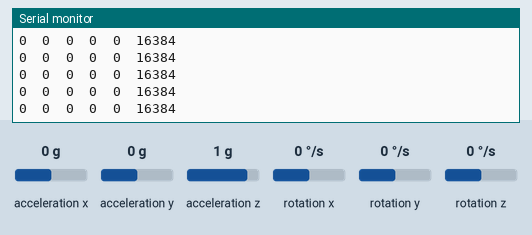
A sketch run on a simulated Arduino Uno, built with avr-gcc and run on an emulated ATmega328P. Shown: the last lines printed to the serial monitor. The test bench sets the inputs (shaded band); at power-on: acceleration z 1 g, acceleration x 0 g, acceleration y 0 g, rotation x 0 °/s, rotation y 0 °/s, rotation z 0 °/s.

Above: at 1.2 s.
1.3 s: acceleration z set to -1.4 g
At 2.3 s:
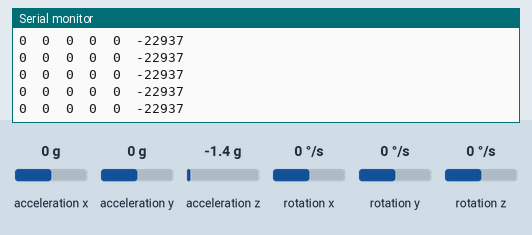
4.3 s: acceleration x set to -1.4 g
At 5.1 s:
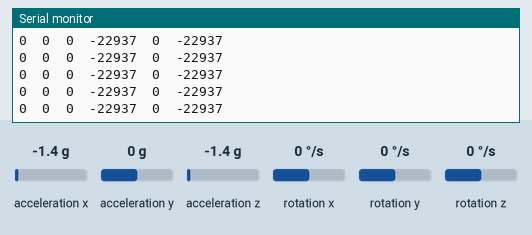
7.3 s: acceleration y set to 0.8 g
At 7.9 s:
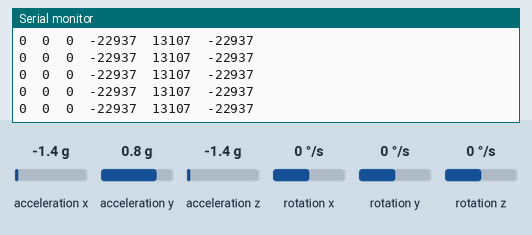
10.3 s: rotation x set to -192 °/s
At 11.0 s:
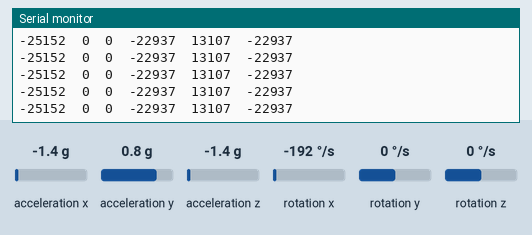

The sketch:

Calibrador.ino
```cpp
/// Incluye las librerias Wire usada en I2Cdev, I2Cdev usada en MPU6050 y la libreria MPU6050
#include "Wire.h"
#include "I2Cdev.h"
#include "MPU6050.h"

/// inicializamos el objeto
MPU6050 accelgyro;

/// Incializamos las variables
int16_t ax, ay, az; // variables acelerometro
int16_t gx, gy, gz; // variables giroscopo

// ================================================================
// ===                         SETUP                            ===
// ================================================================

void setup() {
    Wire.begin(); ///< Inicializamos la comunicacion I2C
    Serial.begin(57600); ///< Inicializamos la comunicacion Serie

    /// Inicializamos el sensor y lo imprimimos
    accelgyro.initialize();
    Serial.println("Inicializando dispositivos I2C...");

    /// Confirmamos si la comunicacion es correcta
    Serial.println("Probando conexión con dispositivos...");
    Serial.println(accelgyro.testConnection() ? "MPU6050 conectado correctamente" : "Falló la conexión con MPU6050");

    /// Añadimos los valores Offset al sensor
    accelgyro.setXGyroOffset(22);  // gx
    accelgyro.setYGyroOffset(-25); // gy
    accelgyro.setZGyroOffset(6);   // gz

    accelgyro.setXAccelOffset(-300); // ax
    accelgyro.setYAccelOffset(-1396);// ay
    accelgyro.setZAccelOffset(2677); // az
}

// ================================================================
// ===                         LOOP                             ===
// ================================================================
void loop() {
    /// Pedimos al sensor los valores raw
    accelgyro.getMotion6(&ax, &ay, &az, &gx, &gy, &gz);

   /// Imprimimos los valores raw
   Serial.print(gx); Serial.print("\t"); // gx
   Serial.print(gy); Serial.print("\t"); // gy
   Serial.print(gz); Serial.print("\t"); // gz

   Serial.print(ax); Serial.print("\t"); // ax
   Serial.print(ay); Serial.print("\t"); // ay
   Serial.println(az);                   // az
}
```

Measured:
- after the input at 1.3 s, the serial monitor: prints a new line at once (image 1)
- after the input at 4.3 s, the serial monitor: prints a new line at once (image 2)
- after the input at 7.3 s, the serial monitor: prints a new line at once (image 3)
- after the input at 10.3 s, the serial monitor: prints a new line at once (image 4)
